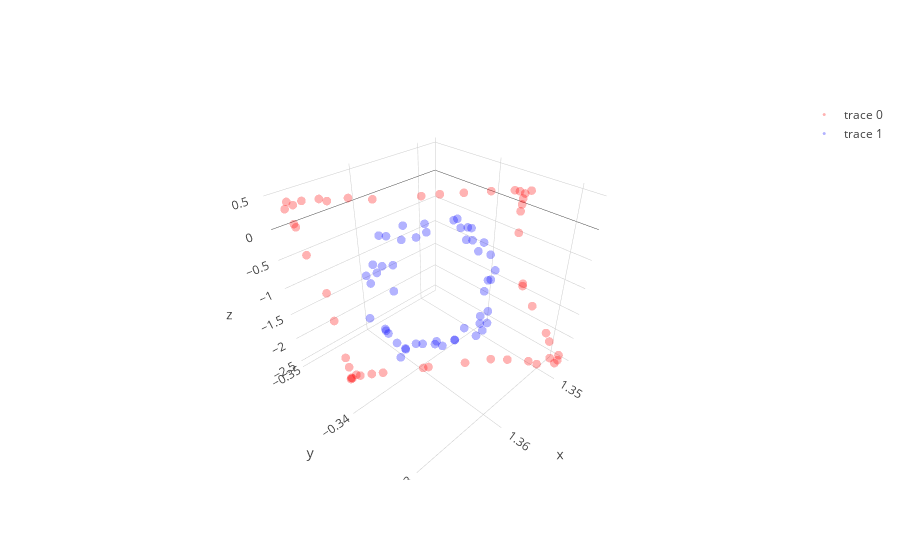

Source (notebook cell):
### Code cell
learning_rate = 0.0008; beta1=0.9; beta2=0.9999; adam_e = 1e-8 

l1 = PCA_layer(2,3)
l1b= batch_norm()
l2 = PCA_layer(3,3)
l2b= batch_norm()
l3 = PCA_layer(3,2)

mini_batch_size    = 50
training_iteration = 100

copyX = np.copy(X)
for iter in range(training_iteration):

    copyX = shuffle(copyX)
    for current_batch_index in range(0,len(X),mini_batch_size):
        current_batch = copyX[current_batch_index:current_batch_index+mini_batch_size]
        layer1,layer1_var = l1.feed_non(current_batch)
        layer1bn = l1b.feed(layer1)
        layer2,layer2_var = l2.feed_non(layer1bn)
        layer2bn = l2b.feed(layer2)
        layer3,layer3_var = l3.feed_linear(layer2bn)

        sys.stdout.write("Iter: " + str(iter) + " " + str(layer1_var.mean() + layer2_var.mean() + layer3_var.mean()) + '\r')
        sys.stdout.flush()
        
        grad3 = l3.back_linear()
        grad2bn = l2b.back(grad3)
        grad2 = l2.back_non(grad2bn)
        grad1bn = l1b.back(grad2)
        grad1 = l1.back_non(grad1bn)
   
layer1,layer1_var = l1.feed_non(X)
layer1bn = l1b.feed(layer1)
layer2,layer2_var = l2.feed_non(layer1bn)
layer2bn = l2b.feed(layer2)
layer3,layer3_var = l3.feed_linear(layer2bn)

plt.figure(figsize=(8,6))
plt.scatter(layer3[y==0, 0], layer3[y==0, 1], color='red', alpha=0.5)
plt.scatter(layer3[y==1, 0], layer3[y==1, 1], color='blue', alpha=0.5)
plt.show()

trace1 = go.Scatter3d(
    x=layer2[y==0,0],
    y=layer2[y==0,1],
    z=layer2[y==0,2],
    mode='markers',
    line=dict(color='red',width=0.5),
    marker=dict(size=3,opacity=0.3)
)
trace2 = go.Scatter3d(
    x=layer2[y==1,0],
    y=layer2[y==1,1],
    z=layer2[y==1,2],
    mode='markers',
    line=dict(color='blue',width=0.5),
    marker=dict(size=3,opacity=0.3)
)
data = [trace1,trace2]
fig  = go.Figure(data=data)
iplot(fig)

### Figure 1 — Plotly figure (JSON) as saved in the notebook; plotly's stock layout.template omitted (floating-point values rounded to 4 significant figures)
{"data": [{"line": {"color": "red", "width": 0.5}, "marker": {"opacity": 0.3, "size": 3}, "mode": "markers", "type": "scatter3d", "uid": "e7196b6d-7f94-41a7-b20c-681fc53f64e7", "x": [1.352, 1.348, 1.366, 1.365, 1.368, 1.356, 1.349, 1.369, 1.349, 1.35, 1.369, 1.369, 1.367, 1.368, 1.36, 1.369, 1.351, 1.367, 1.356, 1.368, 1.353, 1.348, 1.363, 1.369, 1.349, 1.348, 1.36, 1.369, 1.348, 1.348, 1.351, 1.369, 1.366, 1.35, 1.364, 1.348, 1.369, 1.348, 1.367, 1.349, 1.358, 1.364, 1.359, 1.369, 1.352, 1.368, 1.354, 1.348, 1.349, 1.348], "y": [-0.3328, -0.3347, -0.3459, -0.3424, -0.3427, -0.3362, -0.3283, -0.3475, -0.335, -0.3299, -0.3472, -0.343, -0.348, -0.3486, -0.3387, -0.3492, -0.3308, -0.3434, -0.3377, -0.3419, -0.3362, -0.3307, -0.3428, -0.3411, -0.3291, -0.3362, -0.3392, -0.3411, -0.3284, -0.3331, -0.3348, -0.3453, -0.3467, -0.3339, -0.3445, -0.3347, -0.3416, -0.33, -0.3429, -0.3357, -0.339, -0.3417, -0.34, -0.3421, -0.3346, -0.3494, -0.3343, -0.3363, -0.3282, -0.336], "z": [-2.492, -1.345, 0.4364, -2.484, -2.366, -2.525, -2.433, 0.162, 0.3027, -2.491, 0.1315, -0.6324, 0.4049, 0.3501, -2.518, 0.2917, -2.48, -2.473, 0.4768, -2.235, 0.4713, -2.082, 0.4693, -1.844, -2.393, -0.4747, -2.537, -1.641, -2.328, -1.71, 0.4017, -0.1663, 0.4465, 0.4274, 0.4775, -1.384, -2.158, -2.189, -2.453, 0.1665, 0.4867, -2.501, 0.4791, -1.026, 0.4736, 0.3658, -2.492, -0.1035, -2.39, 0.03191]}, {"line": {"color": "blue", "width": 0.5}, "marker": {"opacity": 0.3, "size": 3}, "mode": "markers", "type": "scatter3d", "uid": "ac66e1ab-e5ef-4562-a2b4-248675a2f60b", "x": [1.353, 1.353, 1.363, 1.357, 1.363, 1.359, 1.361, 1.351, 1.353, 1.363, 1.354, 1.351, 1.365, 1.362, 1.352, 1.359, 1.356, 1.366, 1.355, 1.363, 1.359, 1.352, 1.359, 1.36, 1.361, 1.351, 1.353, 1.355, 1.364, 1.354, 1.356, 1.365, 1.361, 1.364, 1.354, 1.365, 1.365, 1.366, 1.352, 1.365, 1.363, 1.357, 1.365, 1.363, 1.352, 1.354, 1.354, 1.364, 1.358, 1.352], "y": [-0.3362, -0.3368, -0.3392, -0.3375, -0.3401, -0.3382, -0.3389, -0.3368, -0.3377, -0.3392, -0.3382, -0.3369, -0.3398, -0.3402, -0.3362, -0.3395, -0.3387, -0.341, -0.3373, -0.3398, -0.3382, -0.337, -0.3396, -0.3397, -0.3404, -0.3372, -0.3366, -0.3384, -0.3405, -0.3382, -0.3386, -0.3409, -0.3387, -0.3395, -0.3381, -0.3407, -0.3406, -0.3405, -0.337, -0.3398, -0.3394, -0.3375, -0.3399, -0.3408, -0.3376, -0.338, -0.3364, -0.3412, -0.3379, -0.3365], "z": [-2.061, -1.801, -1.883, -2.081, -0.3795, -1.97, -1.852, -1.037, -0.6089, -1.863, -0.3492, -1.186, -1.394, -0.05761, -1.953, -0.04369, 0.02876, -0.4405, -1.92, -0.7804, -2.011, -1.184, 0.08434, -0.07646, 0.1268, -0.7339, -1.93, -0.1243, -0.3541, -0.1506, 0.0351, -0.3046, -1.908, -1.692, -0.1787, -0.5634, -0.4322, -1.096, -1.364, -1.458, -2.01, -2.073, -1.358, 0.03437, -0.4861, -0.3897, -2.124, 0.05883, -2.105, -1.751]}], "layout": {}}
